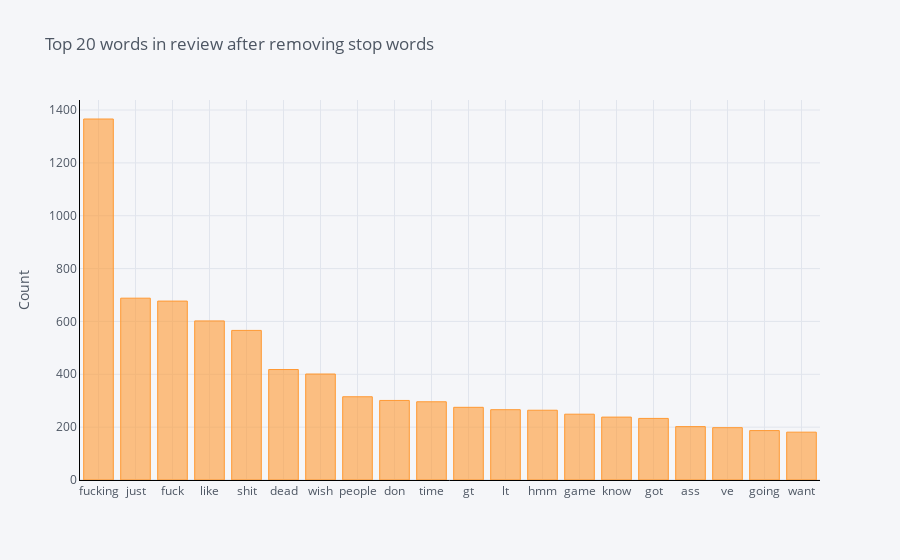

The code cell stored with this chart in its notebook:
### Code cell
def get_top_n_words(corpus, n=None):
    vec = CountVectorizer(stop_words = 'english').fit(corpus)
    bag_of_words = vec.transform(corpus)
    sum_words = bag_of_words.sum(axis=0) 
    words_freq = [(word, sum_words[0, idx]) for word, idx in vec.vocabulary_.items()]
    words_freq =sorted(words_freq, key = lambda x: x[1], reverse=True)
    return words_freq[:n]
common_words = get_top_n_words(post_label_neg.selftext, 20)
for word, freq in common_words:
    print(word, freq)
df2 = pd.DataFrame(common_words, columns = ['title' , 'count'])
df2.groupby('title').sum()['count'].sort_values(ascending=False).iplot(
    kind='bar', yTitle='Count', linecolor='black', title='Top 20 words in review after removing stop words')

### Figure 1 — Plotly figure (JSON) as saved in the notebook; plotly's stock layout.template omitted (floating-point values rounded to 4 significant figures)
{"data": [{"marker": {"color": "rgba(255, 153, 51, 0.6)", "line": {"color": "rgba(255, 153, 51, 1.0)", "width": 1}}, "name": "count", "orientation": "v", "text": "", "type": "bar", "x": ["fucking", "just", "fuck", "like", "shit", "dead", "wish", "people", "don", "time", "gt", "lt", "hmm", "game", "know", "got", "ass", "ve", "going", "want"], "y": [1366, 688, 677, 602, 566, 418, 401, 315, 301, 296, 275, 266, 264, 249, 238, 233, 202, 198, 187, 181]}], "layout": {"legend": {"bgcolor": "#F5F6F9", "font": {"color": "#4D5663"}}, "paper_bgcolor": "#F5F6F9", "plot_bgcolor": "#F5F6F9", "title": {"font": {"color": "#4D5663"}, "text": "Top 20 words in review after removing stop words"}, "xaxis": {"gridcolor": "#E1E5ED", "linecolor": "black", "showgrid": true, "tickfont": {"color": "#4D5663"}, "title": {"font": {"color": "#4D5663"}, "text": ""}, "zerolinecolor": "#E1E5ED"}, "yaxis": {"gridcolor": "#E1E5ED", "linecolor": "black", "showgrid": true, "tickfont": {"color": "#4D5663"}, "title": {"font": {"color": "#4D5663"}, "text": "Count"}, "zerolinecolor": "#E1E5ED"}}}
